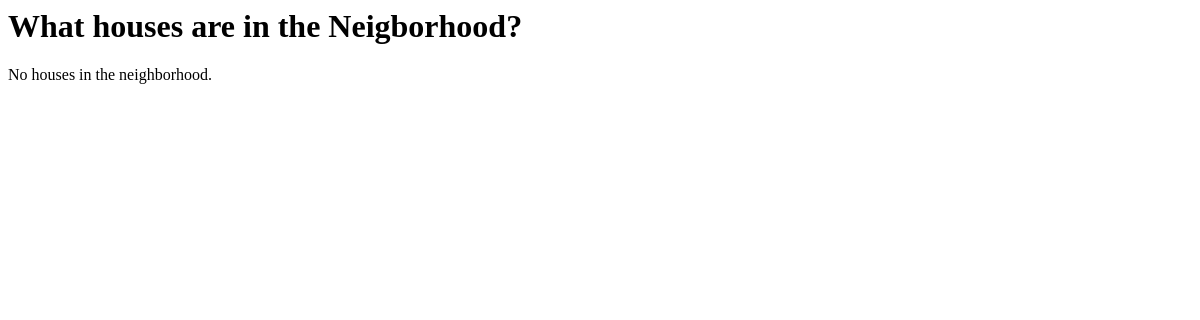
/houses/, run on an earlier commit of the app's database.
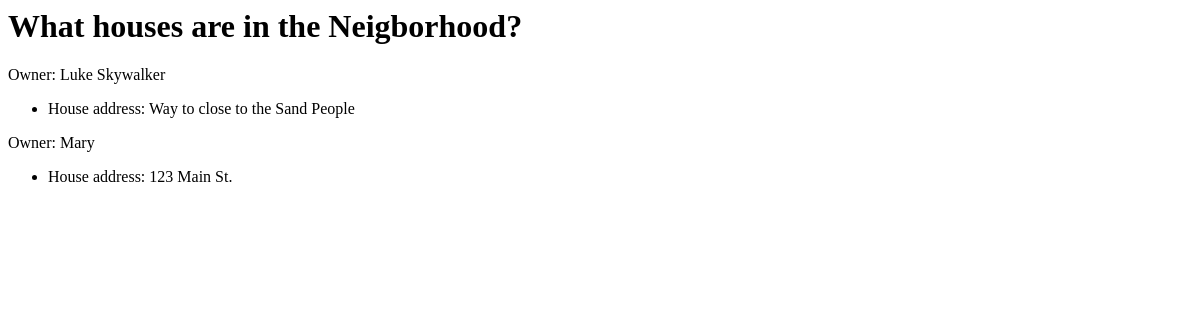
And on a later commit of the database.
### houses/models.py (models this page shows)
class House(models.Model):
    address = models.TextField(max_length=200)
    date_created = models.DateTimeField(auto_now_add=True, blank=True)
    owner = models.OneToOneField(Owner)

class Owner(models.Model):
    name = models.TextField(max_length=200, unique=True)
    date_created = models.DateTimeField(auto_now_add=True, blank=True)

### houses/views.py (the view)
def index(request):
    house_list = House.objects.all().order_by('owner')
    context = {'house_list': house_list}
    return render(request, 'houses/index.html', context)

### houses/templates/houses/index.html (shortened to what this page needs)
<html>
<head>
    <h1>What houses are in the Neigborhood?</h1>
</head>
<body>
	{% if house_list %}
		{% for house in house_list %}
		<p>Owner: {{house.owner.name}}</p>
		    <ul>
		        <li>House address: {{ house.address }}</li>
		    </ul>
        {% endfor %}
	{% else %}
		<p>No houses in the neighborhood.</p>
	{% endif %}
</body>
</html>

What changed in the data, as far as the page shows it:
added House: owner.name "Luke Skywalker", address "Way to close to the Sand People"
added House: owner.name "Mary", address "123 Main St."
Also different on the page:
text no longer shown: "No houses in the neighborhood."
